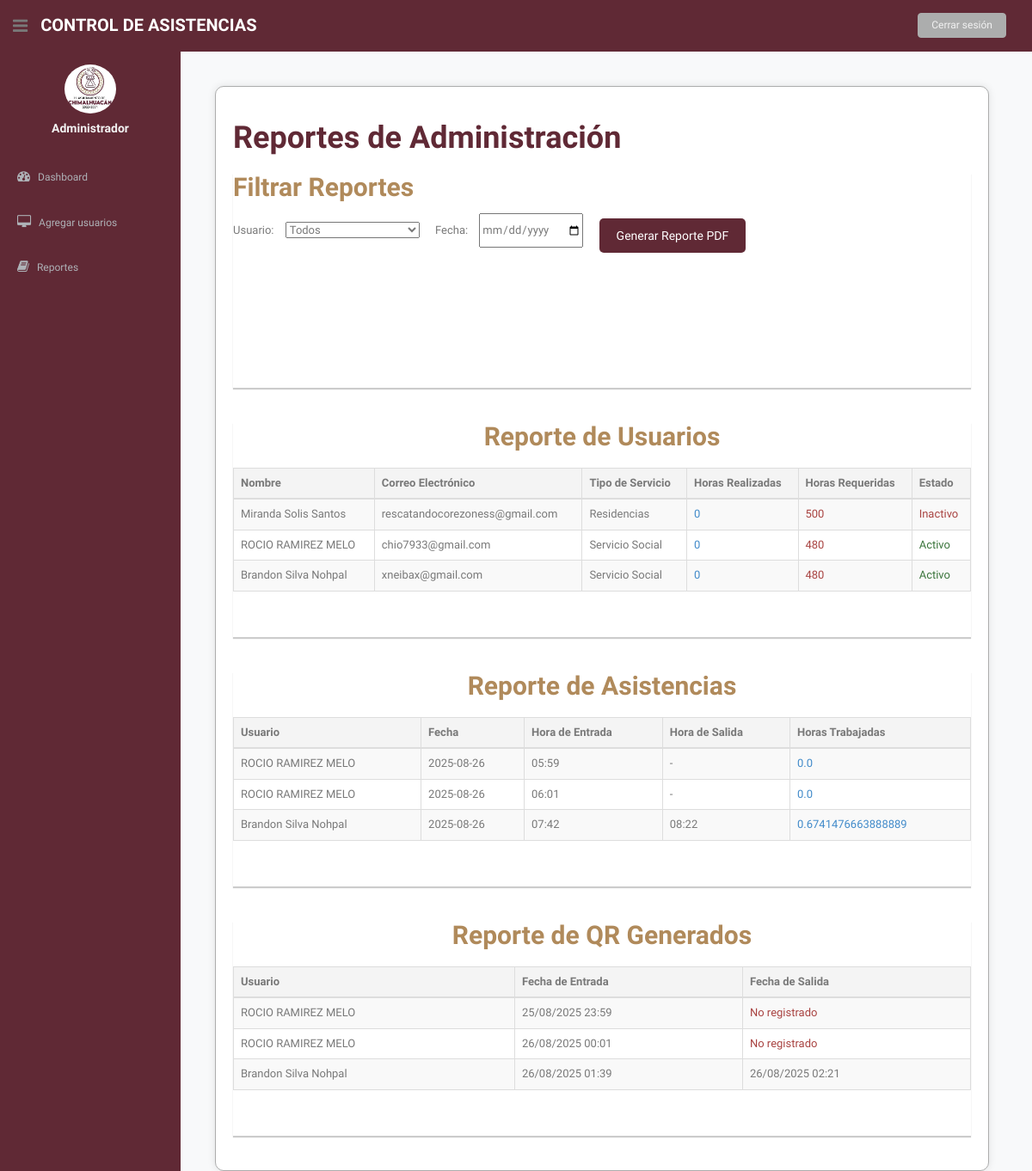
The page /reportes_admin/ on the database its author committed.
### asistencia/models.py (models this page shows, shortened)
class Usuario(models.Model):
    nombre = models.CharField(max_length=100)
    apellido_paterno = models.CharField(max_length=100)
    apellido_materno = models.CharField(max_length=100)
    telefono = models.CharField(max_length=10)
    correo_electronico = models.EmailField(unique=True)
    fecha_registro = models.DateField(auto_now_add=True)
    user = models.OneToOneField(User, on_delete=models.CASCADE, null=True, blank=True)
    OPCIONES_SERVICIO = [
        ('SS', 'Servicio Social'),
        ('R', 'Residencias'),
    ]
    tipo_servicio = models.CharField(max_length=2, choices=OPCIONES_SERVICIO)
    horas_realizadas = models.IntegerField(default=0)
    horas_requeridas = models.IntegerField()
    activo = models.BooleanField(default=True)

class Asistencia(models.Model):
    usuario = models.ForeignKey(Usuario, on_delete=models.CASCADE)
    fecha_escaneo_entrada = models.DateTimeField(blank=True, null=True)
    fecha_escaneo_salida = models.DateTimeField(blank=True, null=True)
    horas = models.DurationField(blank=True, null=True)
    @property
    def fecha(self):
        return self.fecha_escaneo_entrada.date() if self.fecha_escaneo_entrada else None
    @property
    def hora_entrada(self):
        return self.fecha_escaneo_entrada.strftime('%H:%M') if self.fecha_escaneo_entrada else "-"
    @property
    def hora_salida(self):
        return self.fecha_escaneo_salida.strftime('%H:%M') if self.fecha_escaneo_salida else "-"
    @property
    def horas_trabajadas(self):
        if self.horas:
            return self.horas.total_seconds() / 3600
        return 0.0

class QR(models.Model):
    usuario = models.ForeignKey(Usuario, on_delete=models.CASCADE)
    qr_entrada_fecha = models.DateTimeField(auto_now_add=True)
    qr_salida_fecha = models.DateTimeField(blank=True, null=True)

### asistencia/views.py (the view)
# urls.py: path('reportes_admin/', reportes_admin_view, name='reportes_admin'),
def reportes_admin_view(request):
    usuario_id = request.GET.get('usuario')
    fecha = request.GET.get('fecha')
    usuarios = Usuario.objects.all()
    if usuario_id:
        usuarios = usuarios.filter(id=usuario_id)
    asistencias = Asistencia.objects.all()
    if fecha:
        fecha = parse_date(fecha)
        asistencias = asistencias.filter(fecha_escaneo_entrada__date=fecha)
    qrs = QR.objects.all()
    if fecha:
        qrs = qrs.filter(qr_entrada_fecha__date=fecha)
    context = {'usuarios': usuarios, 'asistencias': asistencias, 'qrs': qrs}
    return render(request, 'reportes_admin.html', context)

### asistencia/templates/reportes_admin.html (shortened to what this page needs)
{% load static %}
<!DOCTYPE html>
<html lang="en">
<head>
  <link href="{% static 'css/bootstrap.css' %}" rel="stylesheet">
  <link href="{% static 'font-awesome/css/font-awesome.css' %}" rel="stylesheet" />
  <link rel="stylesheet" type="text/css" href="{% static 'css/zabuto_calendar.css' %}">
  <link rel="stylesheet" type="text/css" href="{% static 'js/gritter/css/jquery.gritter.css' %}" />
  <link rel="stylesheet" type="text/css" href="{% static 'lineicons/style.css' %}">
  <link href="{% static 'css/style.css' %}" rel="stylesheet">
  <link href="{% static 'css/style-responsive.css' %}" rel="stylesheet">
</head>
<body>
<section id="container">
        {% include 'general/menu.html' %}
    <div class="container">
        <h1>Reportes de Administración</h1>
        <div class="card">
            <h2>Filtrar Reportes</h2>
            <form class="filter-form" method="get" action="{% url 'reportes_admin' %}">
                <label for="usuario">Usuario:</label>
                <select id="usuario" name="usuario">
                    <option value="">Todos</option>
                </select>
                <label for="fecha">Fecha:</label>
                <input type="date" id="fecha" name="fecha" value="{% if request.GET.fecha %}{{ request.GET.fecha }}{% endif %}">
                <a href="{% url 'reporte_admin_pdf' %}" class="btn">Generar Reporte PDF</a>
            </form>
        </div>
        <div class="row">
            <div class="col-md-12">
                <div class="card p-3">
                    <h2 class="text-center">Reporte de Usuarios</h2>
                    <div class="table-responsive">
                        <table class="table table-striped table-bordered text-center">
                            <thead class="table-dark">
                                <tr>
                                    <th>Nombre</th>
                                    <th>Correo Electrónico</th>
                                    <th>Tipo de Servicio</th>
                                    <th>Horas Realizadas</th>
                                    <th>Horas Requeridas</th>
                                    <th>Estado</th>
                                </tr>
                            </thead>
                            <tbody>
                                {% for usuario in usuarios %}
                                    <tr>
                                        <td>{{ usuario.nombre }} {{ usuario.apellido_paterno }} {{ usuario.apellido_materno }}</td>
                                        <td>{{ usuario.correo_electronico }}</td>
                                        <td>{{ usuario.get_tipo_servicio_display }}</td>
                                        <td class="fw-bold text-primary">{{ usuario.horas_realizadas }}</td>
                                        <td class="fw-bold text-danger">{{ usuario.horas_requeridas }}</td>
                                        <td class="fw-bold {% if usuario.activo %}text-success{% else %}text-danger{% endif %}">
                                            {{ usuario.activo|yesno:"Activo,Inactivo" }}
                                        </td>
                                    </tr>
                                {% empty %}
                                    <tr>
                                        <td colspan="6">No hay usuarios disponibles.</td>
                                    </tr>
                                {% endfor %}
                            </tbody>
                        </table>
                    </div>
                </div>
            </div>
            <div class="col-md-12">
                <div class="card p-3">
                    <h2 class="text-center">Reporte de Asistencias</h2>
                    <div class="table-responsive">
                        <table class="table table-striped table-bordered text-center">
                            <thead class="table-dark">
                                <tr>
                                    <th>Usuario</th>
                                    <th>Fecha</th>
                                    <th>Hora de Entrada</th>
                                    <th>Hora de Salida</th>
                                    <th>Horas Trabajadas</th>
                                </tr>
                            </thead>
                            <tbody>
                                {% for asistencia in asistencias %}
                                    <tr>
                                        <td>{{ asistencia.usuario.nombre }} {{ asistencia.usuario.apellido_paterno }} {{ asistencia.usuario.apellido_materno }}</td>
                                        <td>{{ asistencia.fecha }}</td>
                                        <td>{{ asistencia.hora_entrada }}</td>
                                        <td>{{ asistencia.hora_salida }}</td>
                                        <td class="fw-bold text-primary">{{ asistencia.horas_trabajadas }}</td>
                                    </tr>
                                {% empty %}
                                    <tr>
                                        <td colspan="5">No hay asistencias registradas.</td>
                                    </tr>
                                {% endfor %}
                            </tbody>
                        </table>
                    </div>
                </div>
            </div>
            <div class="col-md-12">
                <div class="card p-3">
                    <h2 class="text-center">Reporte de QR Generados</h2>
                    <div class="table-responsive">
                        <table class="table table-striped table-bordered text-center">
                            <thead class="table-dark">
                                <tr>
                                    <th>Usuario</th>
                                    <th>Fecha de Entrada</th>
                                    <th>Fecha de Salida</th>
                                </tr>
                            </thead>
                            <tbody>
                                {% for qr in qrs %}
                                    <tr>
                                        <td class="fw-bold">{{ qr.usuario.nombre }} {{ qr.usuario.apellido_paterno }} {{ qr.usuario.apellido_materno }}</td>
                                        <td>{{ qr.qr_entrada_fecha|date:"d/m/Y H:i" }}</td>
                                        <td>
                                            {% if qr.qr_salida_fecha %}
                                                {{ qr.qr_salida_fecha|date:"d/m/Y H:i" }}
                                            {% else %}
                                                <span class="text-danger">No registrado</span>
                                            {% endif %}
                                        </td>
                                    </tr>
                                {% empty %}
                                    <tr>
                                        <td colspan="3">No hay QR generados.</td>
                                    </tr>
                                {% endfor %}
                            </tbody>
                        </table>
                    </div>
                </div>
            </div>
        </div>
    </div>
</section>
</body>
</html>

### static/css/style.css (style rules this page uses)
body { color: #797979; background: #f2f2f2; font-family: 'Ruda', sans-serif; padding: 0px !important; margin: 0px !important; font-size:13px; }
a, a:hover, a:focus { text-decoration: none; outline: none; }
#container { width: 100%; height: 100%; }
.card { background: white; box-shadow: 0 2px 1px rgba(0, 0, 0, 0.2); margin-bottom: 1em; height: 250px; }
label { font-weight: 400; }

### asistencia/templates/reportes_admin.html (style rules this page uses)
html, body { height: 100%; margin: 0; padding: 0; }
body { display: flex; justify-content: center; align-items: center; background-color: #f8f9fa; }
.container { background-color: #ffffff; border: 1px solid #ACADAD; padding: 20px; border-radius: 10px; box-shadow: 0px 0px 10px rgba(0, 0, 0, 0.1); width: 100%; max-width: 900px; margin-left: 250px; margin-top: 100px; }
.container h1 { color: #602935; font-weight: bold; margin-bottom: 20px; }
.container h2 { color: #B08A5B; font-weight: bold; margin-bottom: 10px; }
.filter-form { margin-bottom: 20px; }
.filter-form label { margin-right: 10px; }
.filter-form select, .filter-form input[type="date"] { margin-right: 15px; }
.table { width: 100%; border-collapse: collapse; margin: 20px 0; }
.table, th, td { border: 1px solid #ddd; }
th, td { padding: 10px; text-align: left; }
th { background-color: #f4f4f4; }
.card { margin-bottom: 20px; }
.btn { display: inline-block; background-color: #602935; color: #ffffff; padding: 10px 20px; text-decoration: none; border: none; border-radius: 5px; cursor: pointer; transition: background-color 0.3s ease; margin-top: 10px; }

### rows shown on the page
Usuario: nombre "Miranda", apellido_paterno "Solis", apellido_materno "Santos", correo_electronico "rescatandocorezoness@gmail.com", tipo_servicio "Residencias", horas_realizadas "0", horas_requeridas "500", activo "Inactivo"
Usuario: nombre "ROCIO", apellido_paterno "RAMIREZ", apellido_materno "MELO", correo_electronico "chio7933@gmail.com", tipo_servicio "Servicio Social", horas_realizadas "0", horas_requeridas "480", activo "Activo"
Usuario: nombre "Brandon", apellido_paterno "Silva", apellido_materno "Nohpal", correo_electronico "xneibax@gmail.com", tipo_servicio "Servicio Social", horas_realizadas "0", horas_requeridas "480", activo "Activo"
Asistencia: usuario.nombre "ROCIO", usuario.apellido_paterno "RAMIREZ", usuario.apellido_materno "MELO", fecha "2025-08-26", hora_entrada "05:59", hora_salida "-", horas_trabajadas "0.0"
Asistencia: usuario.nombre "ROCIO", usuario.apellido_paterno "RAMIREZ", usuario.apellido_materno "MELO", fecha "2025-08-26", hora_entrada "06:01", hora_salida "-", horas_trabajadas "0.0"
Asistencia: usuario.nombre "Brandon", usuario.apellido_paterno "Silva", usuario.apellido_materno "Nohpal", fecha "2025-08-26", hora_entrada "07:42", hora_salida "08:22", horas_trabajadas "0.6741476663888889"
QR: usuario.nombre "ROCIO", usuario.apellido_paterno "RAMIREZ", usuario.apellido_materno "MELO", qr_entrada_fecha "25/08/2025 23:59", shows "No registrado"
QR: usuario.nombre "ROCIO", usuario.apellido_paterno "RAMIREZ", usuario.apellido_materno "MELO", qr_entrada_fecha "26/08/2025 00:01", shows "No registrado"
QR: usuario.nombre "Brandon", usuario.apellido_paterno "Silva", usuario.apellido_materno "Nohpal", qr_entrada_fecha "26/08/2025 01:39", qr_salida_fecha "26/08/2025 02:21"
